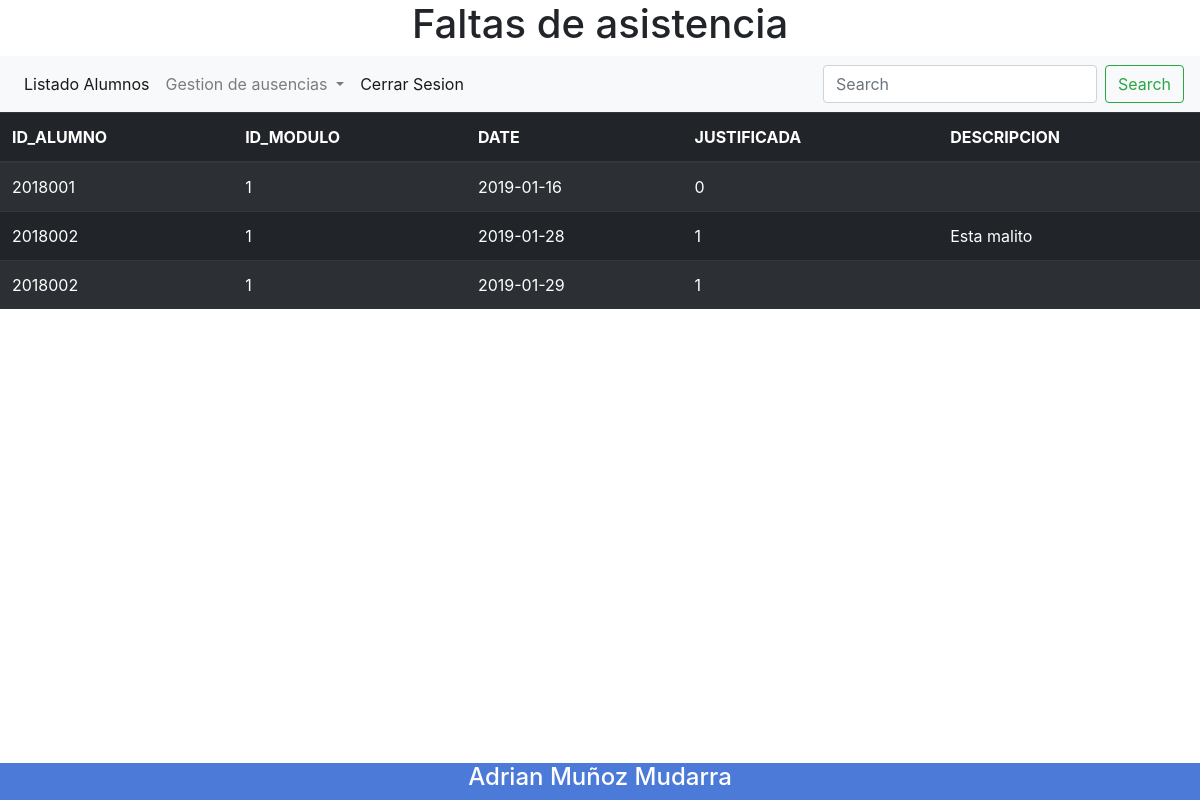
Screenshot of /php/listAusencias.php (signed in) with the database file from the repository.
### tables this page shows
CREATE TABLE `falta` (
  `id_alumno` varchar(100) NOT NULL,
  `id_modulo` varchar(100) NOT NULL,
  `date` date NOT NULL,
  `justificada` tinyint(1) NOT NULL DEFAULT 0,
  `descripcion` varchar(255) DEFAULT NULL
);

### php/dao.php (called while the page is built, shortened)
<?php
    class Dao{
        private $conn;
        function __construct(){
            try{
                $this->conn=new PDO(DSN,USER,PASSWORD);
            }catch(PDOException $e){
                $this->error="Error en la conexion: ".$e.getMessage();
            }
        }
        public function getFaltas()
        {
            try{
                $sql="SELECT * FROM ".TABLE_FALTAS;
                $resultset = $this->conn->query($sql);
                return $resultset;
            }catch (PDOException $e){
                $this->error = $e->getMessage();
            }
        }
    }
?>

### php/listAusencias.php (the view, shortened to what this page needs)
<?php
include_once("app.php");
$app= new App();
$app->validateSesion();
if(isset($_GET['id'])){
    $resultset = $app->getNombreStudent($_GET['id']);
    App::print_init("Faltas de ".$resultset->fetch()['nombre']);
    $result = $app->getFaltasDeUsuario($_GET['id']);
}else{
    App::print_init("Faltas de asistencia");
    $result = $app->getFaltas();
}
App::nav_aula();
if(!$result){
    echo "<p>Error al conectar al servidor: ".$app->getDao()->error."</p>";
}else{
    $list= $result->fetchAll();
    if (count($list)==0){
        echo "<p>No hay alumnos</p>";
    }else{
        echo "<table class=\"table table-striped table-dark\">";
        echo "<thead>";
        echo "<tr>";
        for ($i = 0; $i<$result->columnCount();$i++){
            $namecolumn = $result->getColumnMeta($i);
            echo "<th>".strtoupper($namecolumn['name'])."</th>";
        }
        echo "</tr>";
        echo "</thead>";
        echo "<tbody>";
        foreach ($list as $fila){
            echo "<tr>";
            echo "<td>".$fila['id_alumno']."</td><td>".$fila['id_modulo']."</td><td>".$fila['date']."</td><td>".$fila['justificada']."</td><td>".$fila['descripcion']."</td>";
            echo "</tr>";
        }
        echo "</tbody>";
        echo "</table>";
    }
}
App::print_footer();

### php/app.php (shortened to what this page needs)
<?php
include("dao.php");
class App{
  private $dao;
  function __construct(){
    $this->dao=new Dao();
  }
    static function print_init($tilte="Página SGEMP"){
        echo "<!DOCTYPE html>
    <html lang=\"es\">
      <head>
        <title>$tilte</title>
        <meta charset=\"UTF-8\">
        <meta name=\"title\" content=\"$tilte\">
        <meta name=\"description\" content=\"$tilte\">
        <link rel=\"stylesheet\" href=\"../css/bootstrap.css\"/>
        <link rel=\"stylesheet\" href=\"../css/aula.css\"/>
        <script src='https://ajax.googleapis.com/ajax/libs/jquery/3.3.1/jquery.min.js'></script>
        <script type='text/javascript' src='../js/bootstrap.js'></script>
      </head>
      <body>
        <header>
          <h1 class='text-center'>$tilte</h1>
        </header>";
    }
    static function nav_aula(){
      echo"<nav class=\"navbar navbar-expand-lg navbar-light bg-light\">
  <div class=\"collapse navbar-collapse\" id=\"navbarSupportedContent\">
    <ul class=\"navbar-nav mr-auto\">
      <li class=\"nav-item active\">
        <a class=\"nav-link\" href=\"aula.php\">Listado Alumnos</a>
      </li>
      <li class=\"nav-item dropdown\">
        <a class=\"nav-link dropdown-toggle\" href=\"#\" id=\"navbarDropdown\" role=\"button\" data-toggle=\"dropdown\" aria-haspopup=\"true\" aria-expanded=\"false\">
          Gestion de ausencias
        </a>
        <div class=\"dropdown-menu\" aria-labelledby=\"navbarDropdown\">
          <a class=\"dropdown-item\" href=\"#\">Añadir</a>
          <a class=\"dropdown-item\" href=\"listAusencias.php\">Listar</a>
        </div>
      </li>
      <li class=\"nav-item active\">
        <a class=\"nav-link\" href=\"logout.php\">Cerrar Sesion</a>
      </li>
    </ul>
    <form class=\"form-inline my-2 my-lg-0\">
      <input class=\"form-control mr-sm-2\" type=\"search\" placeholder=\"Search\" aria-label=\"Search\">
      <button class=\"btn btn-outline-success my-2 my-sm-0\" type=\"submit\">Search</button>
    </form>
  </div>
</nav>";
    }
    static function print_footer(){
        echo "<footer>
          <h4>Adrian Muñoz Mudarra</h4>
        </footer>
      </body>
    </html>";
    }
    function getDao(){
      return $this->dao;
    }
    public function getFaltas()
    {
        return $this->getDao()->getFaltas();
    }
}
?>

### css/aula.css (style rules this page uses)
footer { position: fixed; left: 0; bottom: 0; width: 100%; background-color: #4B7AD8; color: white; text-align: center; }
a { color: #CBD3E3; }

### rows the page displays
falta: id_alumno "2018001", id_modulo "1", date "2019-01-16", justificada "0"
falta: id_alumno "2018002", id_modulo "1", date "2019-01-28", justificada "1", descripcion "Esta malito"
falta: id_alumno "2018002", id_modulo "1", date "2019-01-29", justificada "1"

### other values shown
$tilte "Faltas de asistencia"
$namecolumn['name'] "ID_ALUMNO"
$namecolumn['name'] "ID_MODULO"
$namecolumn['name'] "DATE"
$namecolumn['name'] "JUSTIFICADA"
$namecolumn['name'] "DESCRIPCION"
